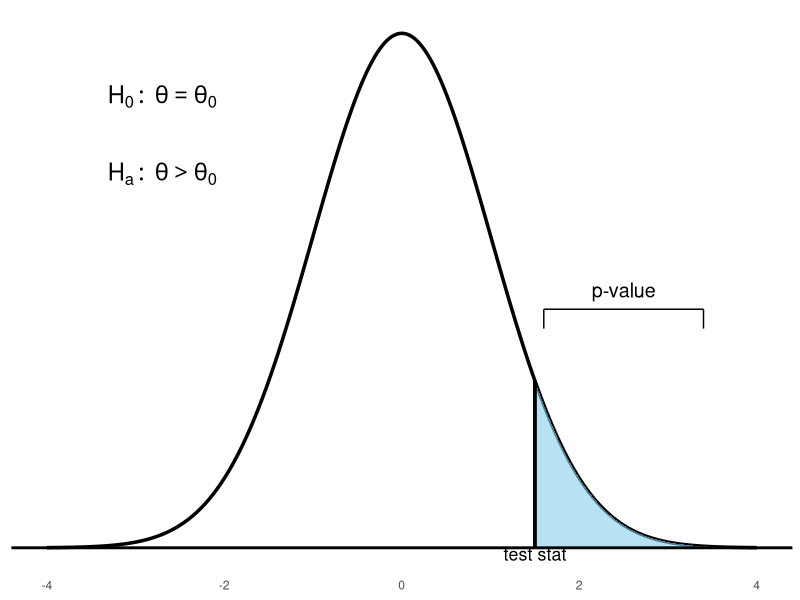
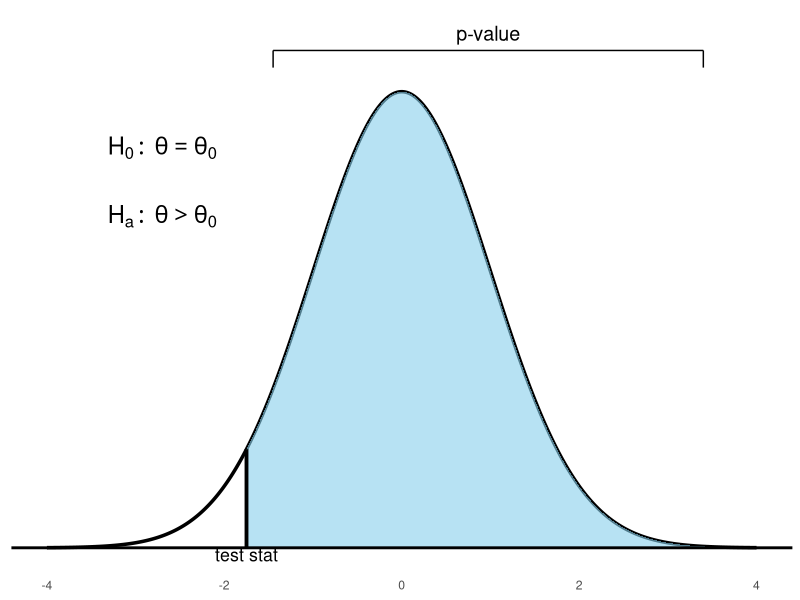
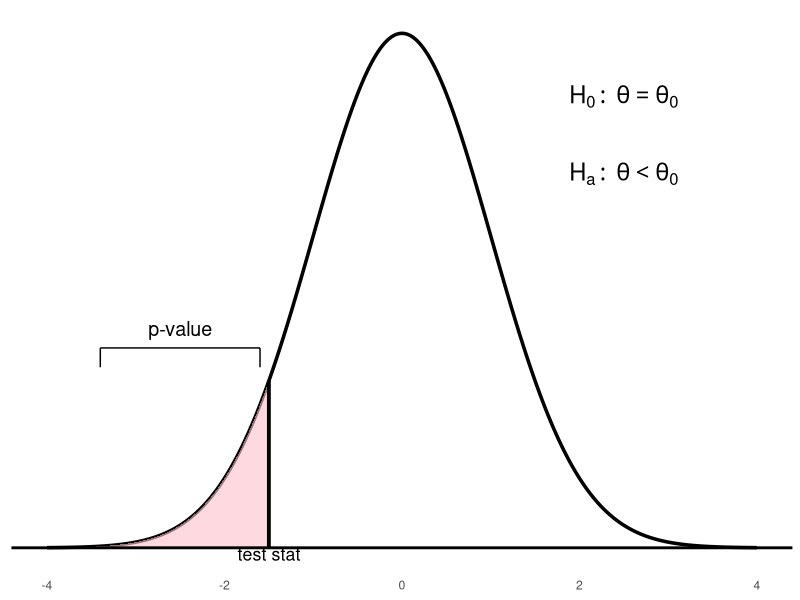
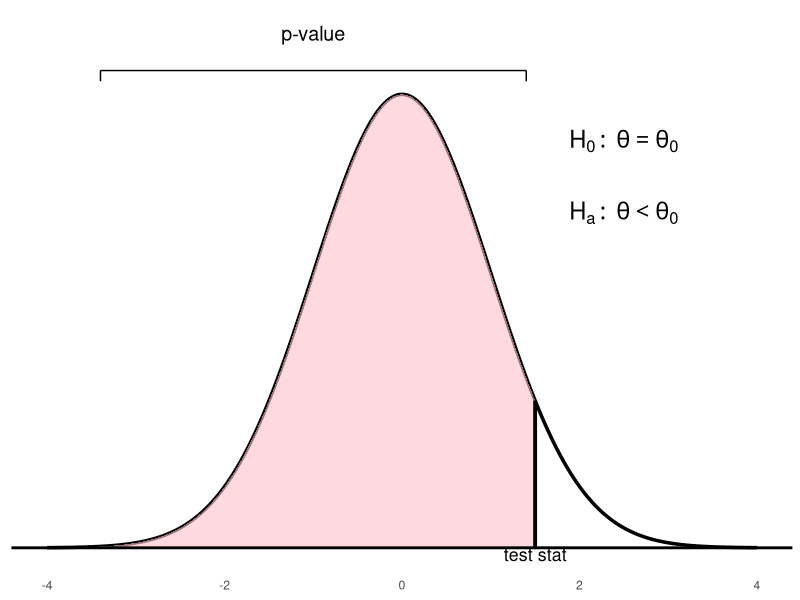
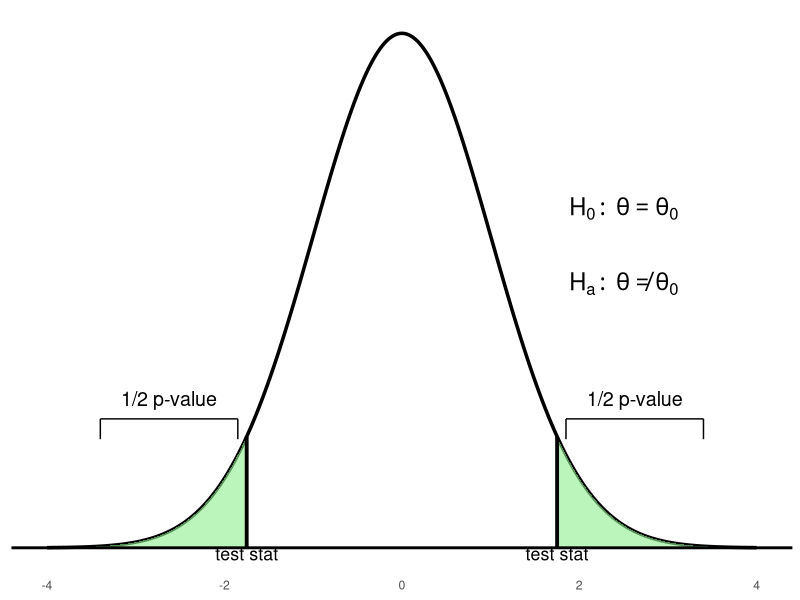
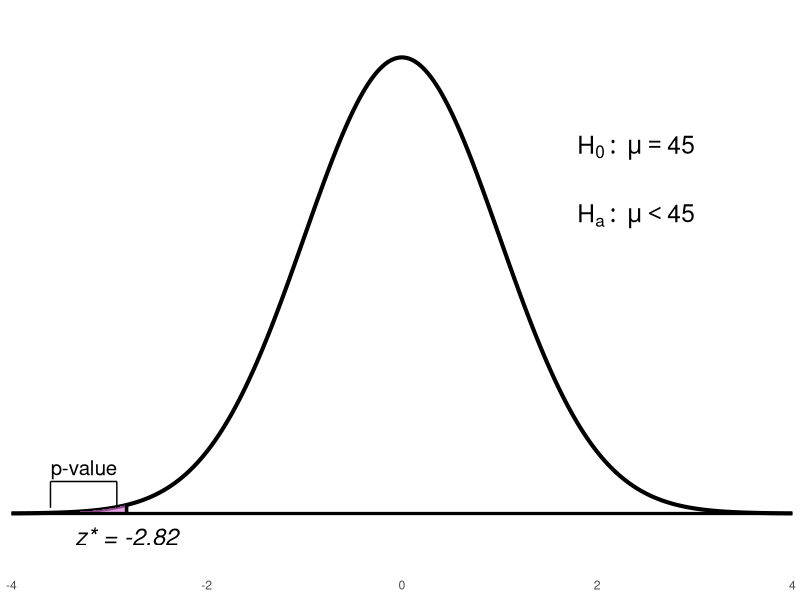
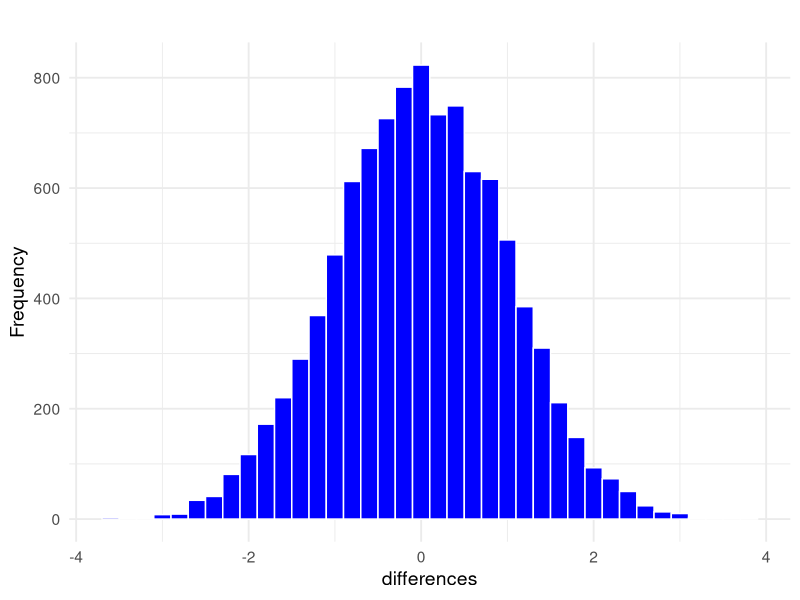
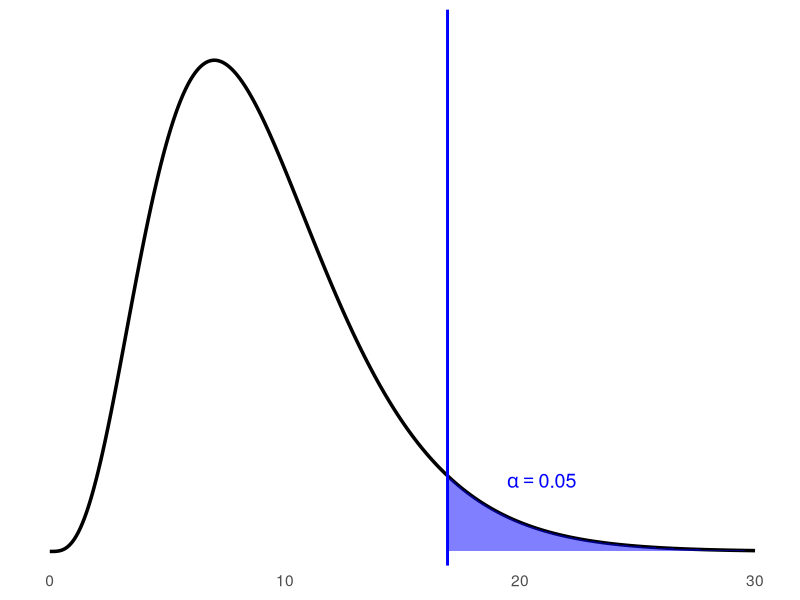

Here is the R script that generated these plots, in order:
## ---- chunk 1

library(ggplot2)

# --- First Plot: Standard blue bracket lower ---
x <- seq(-4, 4, length = 1000)
y <- dnorm(x)
test_stat <- 1.5
p_x <- seq(test_stat, 4, length = 500)
p_y <- dnorm(p_x)
x_left <- test_stat + 0.1
x_right <- 3.4
y_top <- 0.2
y_mid <- 0.185
y_bot <- 0.17

p1 <- ggplot() +
  geom_line(aes(x, y), color = "black", size = 1.2) +
  geom_area(aes(x = p_x, y = p_y), fill = "skyblue", alpha = 0.6) +
  geom_hline(yintercept = 0, color = "black", linewidth = 1) +
  geom_segment(aes(x = test_stat, xend = test_stat, y = 0, yend = dnorm(test_stat)),
               color = "black", linewidth = 1.3) +
  geom_segment(aes(x = x_left, xend = x_left, y = y_bot, yend = y_mid), color = "black") +
  geom_segment(aes(x = x_left, xend = x_right, y = y_mid, yend = y_mid), color = "black") +
  geom_segment(aes(x = x_right, xend = x_right, y = y_mid, yend = y_bot), color = "black") +
  annotate("text", x = (x_left + x_right)/2, y = y_top, label = "p-value", size = 5) +
  annotate("text", x = -2.7, y = 0.35, label = "H[0]:~theta==theta[0]", parse = TRUE, size = 6) +
  annotate("text", x = -2.7, y = 0.29, label = "H[a]:~theta > theta[0]", parse = TRUE, size = 6) +
  annotate("text", x = test_stat, y = 0.005, label = "test stat", size = 4.5, vjust = 1.5) +
  theme_minimal() +
  labs(x = NULL, y = NULL) +
  theme(axis.text.y = element_blank(),
        axis.ticks.y = element_blank(),
        panel.grid = element_blank())

print(p1)

# --- Second Plot: Blue with widest shading and highest bracket ---
y <- dnorm(x)
test_stat <- -1.75
p_x <- seq(test_stat, 4, length = 500)
p_y <- dnorm(p_x)
x_left <- test_stat + 0.3
x_right <- 3.4
y_top <- 0.45
y_mid <- 0.435
y_bot <- 0.42

p2 <- ggplot() +
  geom_line(aes(x, y), color = "black", size = 1.2) +
  geom_area(aes(x = p_x, y = p_y), fill = "skyblue", alpha = 0.6) +
  geom_hline(yintercept = 0, color = "black", linewidth = 1) +
  geom_segment(aes(x = test_stat, xend = test_stat, y = 0, yend = dnorm(test_stat)),
               color = "black", linewidth = 1.3) +
  geom_segment(aes(x = x_left, xend = x_left, y = y_bot, yend = y_mid), color = "black") +
  geom_segment(aes(x = x_left, xend = x_right, y = y_mid, yend = y_mid), color = "black") +
  geom_segment(aes(x = x_right, xend = x_right, y = y_mid, yend = y_bot), color = "black") +
  annotate("text", x = (x_left + x_right)/2, y = y_top, label = "p-value", size = 5) +
  annotate("text", x = -2.7, y = 0.35, label = "H[0]:~theta==theta[0]", parse = TRUE, size = 6) +
  annotate("text", x = -2.7, y = 0.29, label = "H[a]:~theta > theta[0]", parse = TRUE, size = 6) +
  annotate("text", x = test_stat, y = 0.005, label = "test stat", size = 4.5, vjust = 1.5) +
  theme_minimal() +
  labs(x = NULL, y = NULL) +
  theme(axis.text.y = element_blank(),
        axis.ticks.y = element_blank(),
        panel.grid = element_blank())

print(p2)
## ---- chunk 2

# First plot (lower pink bracket)
library(ggplot2)
x <- seq(-4, 4, length = 1000)
y <- dnorm(x)
test_stat <- -1.5
p_x <- seq(-4, test_stat, length = 500)
p_y <- dnorm(p_x)
x_left <- -3.4
x_right <- test_stat - 0.1
y_top <- 0.17
y_mid <- 0.155
y_bot <- 0.14
p1 <- ggplot() +
  geom_line(aes(x, y), color = "black", linewidth = 1.2) +
  geom_area(aes(x = p_x, y = p_y), fill = "pink", alpha = 0.6) +
  geom_hline(yintercept = 0, color = "black", linewidth = 1) +
  geom_segment(aes(x = test_stat, xend = test_stat, y = 0, yend = dnorm(test_stat)), color = "black", linewidth = 1.3) +
  geom_segment(aes(x = x_left, xend = x_left, y = y_bot, yend = y_mid), color = "black") +
  geom_segment(aes(x = x_left, xend = x_right, y = y_mid, yend = y_mid), color = "black") +
  geom_segment(aes(x = x_right, xend = x_right, y = y_mid, yend = y_bot), color = "black") +
  annotate("text", x = (x_left + x_right) / 2, y = y_top, label = "p-value", size = 5) +
  annotate("text", x = 2.5, y = 0.35, label = "H[0]:~theta==theta[0]", parse = TRUE, size = 6) +
  annotate("text", x = 2.5, y = 0.29, label = "H[a]:~theta < theta[0]", parse = TRUE, size = 6) +
  annotate("text", x = test_stat, y = 0.005, label = "test stat", size = 4.5, vjust = 1.5) +
  theme_minimal() +
  labs(x = NULL, y = NULL) +
  theme(axis.text.y = element_blank(), axis.ticks.y = element_blank(), panel.grid = element_blank())

print(p1)

# Second plot (curve slightly higher, bracket above)
y <- dnorm(x) * 0.95
test_stat <- 1.5
p_x <- seq(-4, test_stat, length = 500)
p_y <- dnorm(p_x) * 0.95
x_left <- -3.4
x_right <- test_stat - 0.1
y_top <- 0.43
y_mid <- 0.3989
y_bot <- 0.39
p2 <- ggplot() +
  geom_line(aes(x, y), color = "black", linewidth = 1.2) +
  geom_area(aes(x = p_x, y = p_y), fill = "pink", alpha = 0.6) +
  geom_hline(yintercept = 0, color = "black", linewidth = 1) +
  geom_segment(aes(x = test_stat, xend = test_stat, y = 0, yend = dnorm(test_stat) * 0.95), color = "black", linewidth = 1.3) +
  geom_segment(aes(x = x_left, xend = x_left, y = y_bot, yend = y_mid), color = "black") +
  geom_segment(aes(x = x_left, xend = x_right, y = y_mid, yend = y_mid), color = "black") +
  geom_segment(aes(x = x_right, xend = x_right, y = y_mid, yend = y_bot), color = "black") +
  annotate("text", x = (x_left + x_right) / 2, y = y_top, label = "p-value", size = 5) +
  annotate("text", x = 2.5, y = 0.34, label = "H[0]:~theta==theta[0]", parse = TRUE, size = 6) +
  annotate("text", x = 2.5, y = 0.28, label = "H[a]:~theta < theta[0]", parse = TRUE, size = 6) +
  annotate("text", x = test_stat, y = 0.005, label = "test stat", size = 4.5, vjust = 1.5) +
  theme_minimal() +
  labs(x = NULL, y = NULL) +
  theme(axis.text.y = element_blank(), axis.ticks.y = element_blank(), panel.grid = element_blank())

print(p2)
## ---- chunk 3
library(ggplot2)

# Generate bell curve
x <- seq(-4, 4, length = 1000)
y <- dnorm(x) * 0.95

# Test statistics for two tails
left_stat <- -1.75
right_stat <- 1.75

# Shaded green tail areas
p_x_left <- seq(-4, left_stat, length = 300)
p_y_left <- dnorm(p_x_left) * 0.95
p_x_right <- seq(right_stat, 4, length = 300)
p_y_right <- dnorm(p_x_right) * 0.95

# Bracket height - slightly higher than previous "blue" reference
y_top <- 0.11
y_mid <- 0.095
y_bot <- 0.08

# Bracket horizontal positions
x_l1 <- -3.4
x_l2 <- left_stat - 0.1
x_r1 <- right_stat + 0.1
x_r2 <- 3.4

# Create plot
p <- ggplot() +
  geom_line(aes(x, y), color = "black", linewidth = 1.2) +
  geom_area(aes(x = p_x_left, y = p_y_left), fill = "lightgreen", alpha = 0.6) +
  geom_area(aes(x = p_x_right, y = p_y_right), fill = "lightgreen", alpha = 0.6) +
  geom_hline(yintercept = 0, color = "black", linewidth = 1) +
  geom_segment(aes(x = left_stat, xend = left_stat, y = 0, yend = dnorm(left_stat) * 0.95),
               color = "black", linewidth = 1.3) +
  geom_segment(aes(x = right_stat, xend = right_stat, y = 0, yend = dnorm(right_stat) * 0.95),
               color = "black", linewidth = 1.3) +

  # Left bracket
  geom_segment(aes(x = x_l1, xend = x_l1, y = y_bot, yend = y_mid), color = "black") +
  geom_segment(aes(x = x_l1, xend = x_l2, y = y_mid, yend = y_mid), color = "black") +
  geom_segment(aes(x = x_l2, xend = x_l2, y = y_mid, yend = y_bot), color = "black") +
  annotate("text", x = (x_l1 + x_l2)/2, y = y_top, label = "1/2 p-value", size = 5) +

  # Right bracket
  geom_segment(aes(x = x_r1, xend = x_r1, y = y_bot, yend = y_mid), color = "black") +
  geom_segment(aes(x = x_r1, xend = x_r2, y = y_mid, yend = y_mid), color = "black") +
  geom_segment(aes(x = x_r2, xend = x_r2, y = y_mid, yend = y_bot), color = "black") +
  annotate("text", x = (x_r1 + x_r2)/2, y = y_top, label = "1/2 p-value", size = 5) +

  # Hypotheses on the right
  annotate("text", x = 2.5, y = 0.25, label = "H[0]:~theta==theta[0]", parse = TRUE, size = 6) +
  annotate("text", x = 2.5, y = 0.195, label = "H[a]:~theta != theta[0]", parse = TRUE, size = 6) +
  annotate("text", x = left_stat, y = 0.005, label = "test stat", size = 4.5, vjust = 1.5) +
  annotate("text", x = right_stat, y = 0.005, label = "test stat", size = 4.5, vjust = 1.5) +

  # Style
  theme_minimal() +
  labs(x = NULL, y = NULL) +
  theme(
    axis.text.y = element_blank(),
    axis.ticks.y = element_blank(),
    panel.grid = element_blank()
  )
# PRINT the plot
p
## ---- chunk 4
library(ggplot2)

# Normal curve data
x <- seq(-4, 4, length = 1000)
y <- dnorm(x)

# Shaded left-tail region
test_stat <- -2.82
p_x <- seq(-4, test_stat, length = 500)
p_y <- dnorm(p_x)

# Bracket near pink area
x_left <- -3.6
x_right <- test_stat - 0.1
y_bot <- 0.005
y_mid <- 0.028
y_top <- 0.04

# Build plot
p <- ggplot() +
  geom_line(aes(x, y), color = "black", linewidth = 1.4) +
  geom_area(aes(x = p_x, y = p_y), fill = "orchid", alpha = 0.65) +
  geom_hline(yintercept = 0, color = "black", linewidth = 1.1) +

  # Test statistic line and label
  geom_segment(aes(x = test_stat, xend = test_stat, y = 0, yend = dnorm(test_stat)), 
               color = "black", linewidth = 1.2) +
  annotate("text", x = test_stat, y = -0.02, label = "z* = -2.82", size = 6, fontface = "italic") +

  # Bracket and p-value label
  geom_segment(aes(x = x_left, xend = x_left, y = y_bot, yend = y_mid), color = "black") +
  geom_segment(aes(x = x_left, xend = x_right, y = y_mid, yend = y_mid), color = "black") +
  geom_segment(aes(x = x_right, xend = x_right, y = y_mid, yend = y_bot), color = "black") +
  annotate("text", x = (x_left + x_right)/2, y = y_top, label = "p-value", size = 5.2) +

  # Hypotheses
  annotate("text", x = 2.4, y = 0.32, label = "H[0]:~mu==45", parse = TRUE, size = 6.2) +
  annotate("text", x = 2.4, y = 0.26, label = "H[a]:~mu < 45", parse = TRUE, size = 6.2) +

  # Axes
  scale_x_continuous(breaks = c(-4, -2, 0, 2, 4), limits = c(-4, 4), expand = c(0, 0)) +
  scale_y_continuous(limits = c(-0.03, 0.42)) +

  theme_minimal() +
  labs(x = NULL, y = NULL) +
  theme(
    axis.text.y = element_blank(),
    axis.ticks = element_blank(),
    panel.grid = element_blank()
  )

p
## ---- chunk 5
library(ggplot2)

# Parameters
n <- 10
mu.zero <- 0
sigma <- 1
sigma.xbar <- sigma / sqrt(n)

# Simulations
m <- 10000
x.bar <- rnorm(m, mean = mu.zero, sd = sigma.xbar)

# z.star = test statistic
z.star <- (x.bar - mu.zero) / sigma.xbar
z.df <- data.frame(z.star = z.star)

# ggplot histogram
ggplot(z.df, aes(x = z.star)) +
  geom_histogram(binwidth = 0.2, fill = "blue", color = "white") +
  labs(
    title = " ",
    x = "differences",
    y = "Frequency"
  ) +
  theme_minimal(base_size = 14)
## ---- chunk 6
library(ggplot2)

# Parameters
df <- 9
alpha <- 0.05
x_crit <- qchisq(1 - alpha, df = df)

# Data
x <- seq(0, 30, length.out = 500)
y <- dchisq(x, df = df)
curve_df <- data.frame(x = x, y = y)

# Rejection region (shaded)
x_fill <- seq(x_crit, 30, length.out = 200)
y_fill <- dchisq(x_fill, df = df)
fill_df <- data.frame(x = x_fill, y = y_fill)

# Plot
ggplot(curve_df, aes(x = x, y = y)) +
  geom_line(color = "black", size = 1.2) +  # chi-squared curve
  geom_area(data = fill_df, aes(x = x, y = y),
            fill = "blue", alpha = 0.5) +  # rejection region
  geom_vline(xintercept = x_crit, color = "blue", linetype = "solid", size = 1) +
  annotate("text", x = x_crit, y = -0.003, label = "16.919",
           size = 4, vjust = 1, color = "black") +
  annotate("text", x = x_crit + 4, y = 0.015,
           label = expression(alpha == 0.05), parse = TRUE,
           size = 5, color = "blue") +
  scale_x_continuous(limits = c(0, 30)) +
  scale_y_continuous(expand = expansion(mult = c(0, 0.1))) +
  labs(x = NULL, y = NULL) +
  theme_minimal(base_size = 14) +
  theme(
    axis.text.y = element_blank(),
    axis.ticks.y = element_blank(),
    panel.grid = element_blank()
  )
## ---- chunk 7
library(ggplot2)

# Group 1 data
success_group1 <- c(65, 66, 58, 70, 78, 53, 62, 64, 68, 69, 60, 67)

# Create data frame for ggplot Q-Q plot
df <- data.frame(success = success_group1)

# Q-Q plot with ggplot2
ggplot(df, aes(sample = success)) +
  stat_qq(color = "blue", size = 2) +
  stat_qq_line(color = "black") +
  labs(
    x = "Theoretical Quantiles",
    y = "Sample Quantiles"
  ) +
  theme_minimal(base_size = 14)
## ---- chunk 8
library(ggplot2)

# Group 2 data
success_group2 <- c(34, 40, 45, 46, 50, 42, 44, 48, 54, 49, 52, 53, 55, 60, 68)

# Data frame for plotting
df <- data.frame(success = success_group2)

# ggplot Q-Q plot
ggplot(df, aes(sample = success)) +
  stat_qq(color = "blue", size = 2) +
  stat_qq_line(color = "black") +
  labs(
    x = "Theoretical Quantiles",
    y = "Sample Quantiles"
  ) +
  theme_minimal(base_size = 14)
## ---- chunk 9
library(ggplot2)

# Group 1 and Group 2 data
group1 <- c(65, 66, 58, 70, 78, 53, 62, 64, 68, 69, 60, 67)
group2 <- c(34, 40, 45, 46, 50, 42, 44, 48, 54, 49, 52, 53, 55, 60, 68)

# Create data frame
df <- data.frame(
  Success_Index = c(group1, group2),
  Group = factor(c(rep(1, length(group1)), rep(2, length(group2))),
                 labels = c("Group 1", "Group 2"))
)

# Create boxplot using ggplot2
ggplot(df, aes(x = Group, y = Success_Index, fill = Group)) +
  geom_boxplot() +
  scale_fill_manual(values = c("red", "blue")) +
  labs(x = "Group", y = "Success Index") +
  theme_minimal(base_size = 14) +
  theme(legend.position = "none")
## ---- chunk 10
# Load required library
library(ggplot2)

# Step 1: Manually define data
group1 <- c(65, 66, 58, 70, 78, 53, 62, 64, 68, 69, 60, 67)
group2 <- c(34, 40, 45, 46, 50, 42, 44, 48, 54, 49, 52, 53, 55, 60, 68)
Success_Index <- c(group1, group2)
Group <- c(rep(1, length(group1)), rep(2, length(group2)))

# Step 2: Convert to data frame and factor
success <- data.frame(Success_Index, Group)
success$Group <- factor(success$Group)

# Step 3: Create and print plot
ggplot(success, aes(x = Group, y = Success_Index, fill = Group)) +
  geom_boxplot() +
  scale_x_discrete(labels = c("Interaction with Outsiders", "Fewer Interactions")) +
  labs(x = "Group", y = "Success Index") +
  theme_minimal()
## ---- chunk 11
library(ggplot2)

# Step 1: Enter data
treatment <- c(24, 61, 59, 46, 43, 44, 52, 43, 58, 67, 62, 57,
               71, 49, 54, 43, 53, 57, 49, 56, 33)

# Step 2: Create data frame
df <- data.frame(value = treatment)

# Step 3: Generate ggplot Q-Q plot
ggplot(df, aes(sample = value)) +
  stat_qq(color = "red", size = 2) +
  stat_qq_line(color = "blue", linetype = "dashed") +
  labs(x = "Theoretical Quantiles", y = "Sample Quantiles") +
  theme_minimal(base_size = 14)
## ---- chunk 12
library(ggplot2)

# Step 1: Enter data
control <- c(42, 33, 46, 37, 43, 41, 10, 42, 55, 19, 17, 55,
             26, 54, 60, 28, 62, 20, 53, 48, 37, 85, 42)

# Step 2: Create data frame
df <- data.frame(value = control)

# Step 3: Generate Q-Q plot using ggplot2
ggplot(df, aes(sample = value)) +
  stat_qq(color = "red", size = 2) +
  stat_qq_line(color = "blue", linetype = "dashed") +
  labs(x = "Theoretical Quantiles", y = "Sample Quantiles") +
  theme_minimal(base_size = 14)
